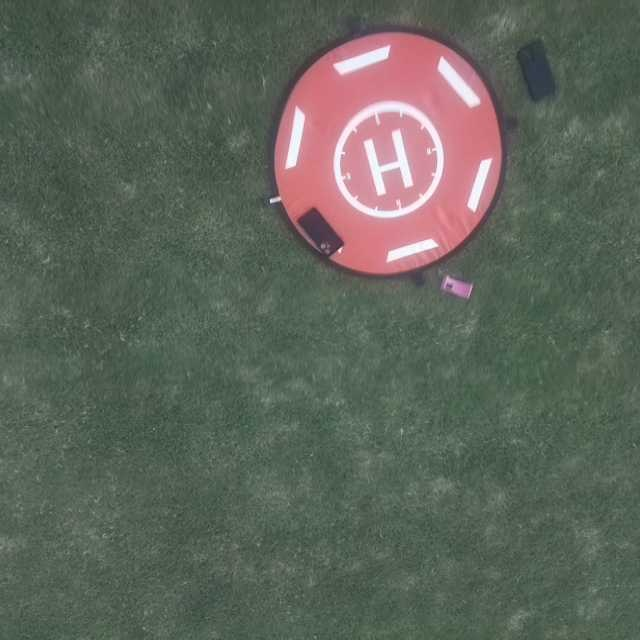
#> input picture datasets/train/images/H_009.jpg, 640 x 640 px, found by its file name
$ python match_model.py
#> lines starting #> are read from the running program, lines starting #| are printed output that depends on the picture
import cv2
import numpy as np


img=cv2.imread('数据集/images/H_009.jpg')
#> img is the input picture: shape (640, 640, 3); mean B, G, R 90.3, 100.5, 94.6
template=cv2.imread('数据集/images/H_008.jpg')  #模板
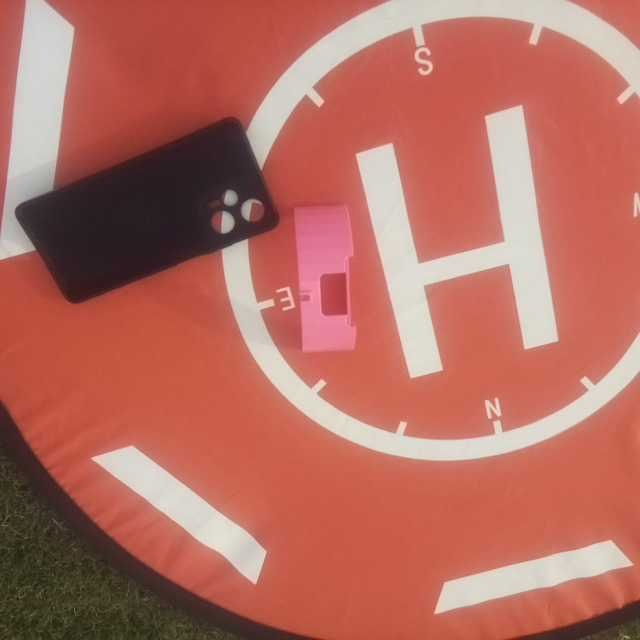
#> input picture datasets/train/images/H_008.jpg, 640 x 640 px, found by its file name
#> template is the input picture: shape (640, 640, 3); mean B, G, R 95.7, 107.6, 180.8
gray1=cv2.cvtColor(img,cv2.COLOR_BGR2GRAY)
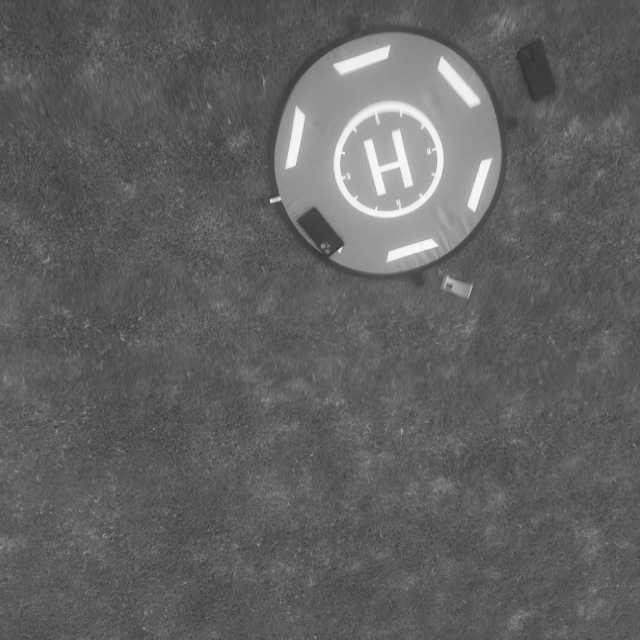
#> gray1: shape (640, 640); min 46, max 255, mean 97.4
gray2=cv2.cvtColor(template,cv2.COLOR_BGR2GRAY)
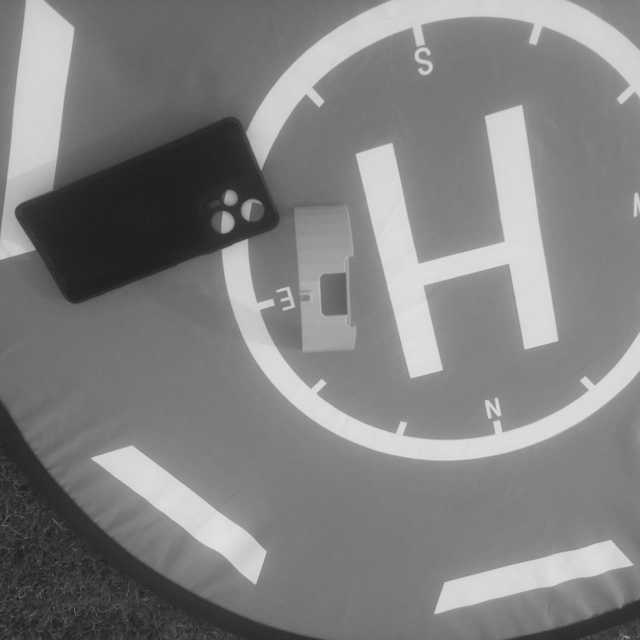
#> gray2: shape (640, 640); min 23, max 234, mean 128.1
result=cv2.matchTemplate(gray1,gray2,cv2.TM_CCOEFF_NORMED)
#> result = [0.0811]
min_val,max_val,min_loc,max_loc=cv2.minMaxLoc(result)
#> min_val = 0.0811; max_val = 0.0811; min_loc = (0, 0); max_loc = (0, 0)
#设定匹配阈值
threshold=0.4
locations=np.where(result>=threshold)
#> locations = (empty array, empty array)
h,w=gray2.shape
#> h = 640; w = 640
target_count = 0
for loc in zip(*locations[::-1]):
    top_left=loc
    bottom_right=(loc[0]+w,loc[1]+h)
    cv2.rectangle(img, top_left, bottom_right, (0, 255, 0), 2)
    print(f"Detected target {target_count + 1}:")
    print(f"  Top-left coordinates: ({top_left[0]}, {top_left[1]})")
    print(f"  Bottom-right coordinates: ({bottom_right[0]}, {bottom_right[1]})")
    contour = np.array([
        [top_left[0], top_left[1]],
        [bottom_right[0], top_left[1]],
        [bottom_right[0], bottom_right[1]],
        [top_left[0], bottom_right[1]]
    ])
    print(f"  Contour points: {contour}")
    target_count += 1
#> this loop made 0 passes
#> after the loop, target_count = 0


cv2.imshow("Detected Targets", img)
cv2.waitKey(0)
print(target_count)
#| 0
